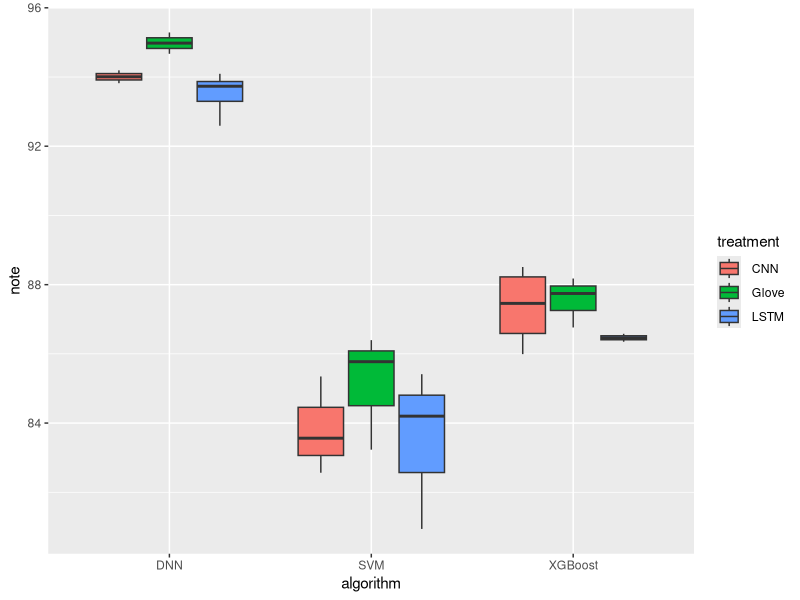

Here is the R script that generated this plot:
# library

#https://www.r-graph-gallery.com/boxplot.html

library(ggplot2)
data <- read.csv(file="boxplot/nossosexpsv2.csv", header=TRUE, sep=",")
 
# grouped boxplot
ggplot(data, aes(x=algorithm, y=note, fill=treatment)) + 
    geom_boxplot()


